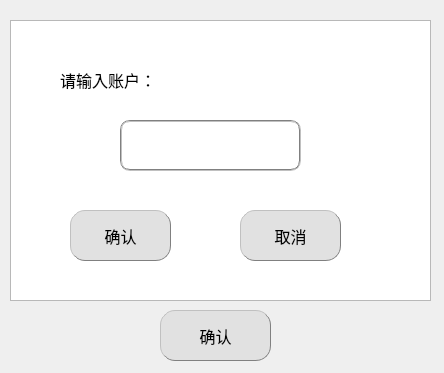
<?xml version="1.0" encoding="UTF-8"?>
<ui version="4.0">
 <class>chooseAccount</class>
 <widget class="QDialog" name="chooseAccount">
  <property name="geometry">
   <rect>
    <x>0</x>
    <y>0</y>
    <width>444</width>
    <height>373</height>
   </rect>
  </property>
  <property name="windowTitle">
   <string>Dialog</string>
  </property>
  <widget class="QTextBrowser" name="textBrowser">
   <property name="geometry">
    <rect>
     <x>10</x>
     <y>20</y>
     <width>421</width>
     <height>281</height>
    </rect>
   </property>
   <property name="font">
    <font>
     <pointsize>12</pointsize>
    </font>
   </property>
  </widget>
  <widget class="QWidget" name="widget" native="true">
   <property name="geometry">
    <rect>
     <x>20</x>
     <y>20</y>
     <width>401</width>
     <height>261</height>
    </rect>
   </property>
   <widget class="QLabel" name="label">
    <property name="geometry">
     <rect>
      <x>40</x>
      <y>40</y>
      <width>121</width>
      <height>41</height>
     </rect>
    </property>
    <property name="text">
     <string>&lt;html&gt;&lt;head/&gt;&lt;body&gt;&lt;p&gt;&lt;span style=&quot; font-size:12pt;&quot;&gt;请输入账户：&lt;/span&gt;&lt;/p&gt;&lt;/body&gt;&lt;/html&gt;</string>
    </property>
   </widget>
   <widget class="QLineEdit" name="accountIn">
    <property name="geometry">
     <rect>
      <x>100</x>
      <y>100</y>
      <width>181</width>
      <height>51</height>
     </rect>
    </property>
    <property name="font">
     <font>
      <pointsize>12</pointsize>
     </font>
    </property>
    <property name="styleSheet">
     <string notr="true">border:2px groove gray;border-radius:10px;padding:2px 4px</string>
    </property>
   </widget>
   <widget class="QPushButton" name="exitBtn">
    <property name="geometry">
     <rect>
      <x>220</x>
      <y>190</y>
      <width>101</width>
      <height>51</height>
     </rect>
    </property>
    <property name="font">
     <font>
      <pointsize>12</pointsize>
     </font>
    </property>
    <property name="styleSheet">
     <string notr="true">background-color: rgb(225, 225, 225);border:1px groove gray;border-radius:15px;padding:1px 4px;border-style: outset;</string>
    </property>
    <property name="text">
     <string>取消</string>
    </property>
   </widget>
   <widget class="QPushButton" name="chooseBtn">
    <property name="geometry">
     <rect>
      <x>50</x>
      <y>190</y>
      <width>101</width>
      <height>51</height>
     </rect>
    </property>
    <property name="font">
     <font>
      <pointsize>12</pointsize>
     </font>
    </property>
    <property name="styleSheet">
     <string notr="true">background-color: rgb(225, 225, 225);border:1px groove gray;border-radius:15px;padding:1px 4px;border-style: outset;</string>
    </property>
    <property name="text">
     <string>确认</string>
    </property>
   </widget>
  </widget>
  <widget class="QPushButton" name="enBtn">
   <property name="geometry">
    <rect>
     <x>160</x>
     <y>310</y>
     <width>111</width>
     <height>51</height>
    </rect>
   </property>
   <property name="font">
    <font>
     <pointsize>12</pointsize>
    </font>
   </property>
   <property name="styleSheet">
    <string notr="true">background-color: rgb(225, 225, 225);border:1px groove gray;border-radius:15px;padding:1px 4px;border-style: outset;</string>
   </property>
   <property name="text">
    <string>确认</string>
   </property>
  </widget>
  <widget class="QLabel" name="label_2">
   <property name="geometry">
    <rect>
     <x>-2</x>
     <y>-2</y>
     <width>461</width>
     <height>391</height>
    </rect>
   </property>
   <property name="text">
    <string/>
   </property>
   <property name="pixmap">
    <pixmap resource="pic.qrc">:/new/prefix1/5.png</pixmap>
   </property>
  </widget>
  <zorder>label_2</zorder>
  <zorder>textBrowser</zorder>
  <zorder>widget</zorder>
  <zorder>enBtn</zorder>
 </widget>
 <resources>
  <include location="pic.qrc"/>
 </resources>
 <connections/>
</ui>
